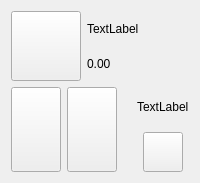
              <widget class="QWidget" name="widget_2" native="true">
               <property name="maximumSize">
                <size>
                 <width>200</width>
                 <height>16777215</height>
                </size>
               </property>
               <layout class="QHBoxLayout" name="horizontalLayout_50">
                <item>
                 <layout class="QVBoxLayout" name="verticalLayout_15">
                  <item>
                   <layout class="QHBoxLayout" name="horizontalLayout_29">
                    <item>
                     <widget class="QPushButton" name="player2_icon">
                      <property name="minimumSize">
                       <size>
                        <width>70</width>
                        <height>70</height>
                       </size>
                      </property>
                      <property name="maximumSize">
                       <size>
                        <width>70</width>
                        <height>70</height>
                       </size>
                      </property>
                      <property name="text">
                       <string/>
                      </property>
                      <property name="iconSize">
                       <size>
                        <width>70</width>
                        <height>70</height>
                       </size>
                      </property>
                     </widget>
                    </item>
                    <item>
                     <layout class="QVBoxLayout" name="verticalLayout_16">
                      <property name="spacing">
                       <number>0</number>
                      </property>
                      <item>
                       <layout class="QHBoxLayout" name="horizontalLayout_30">
                        <item>
                         <widget class="QLabel" name="player2_name">
                          <property name="text">
                           <string>TextLabel</string>
                          </property>
                         </widget>
                        </item>
                        <item>
                         <spacer name="horizontalSpacer_32">
                          <property name="orientation">
                           <enum>Qt::Horizontal</enum>
                          </property>
                          <property name="sizeHint" stdset="0">
                           <size>
                            <width>40</width>
                            <height>20</height>
                           </size>
                          </property>
                         </spacer>
                        </item>
                       </layout>
                      </item>
                      <item>
                       <layout class="QHBoxLayout" name="horizontalLayout_31">
                        <item>
                         <widget class="QLabel" name="player2_money_available">
                          <property name="text">
                           <string>0.00</string>
                          </property>
                         </widget>
                        </item>
                        <item>
                         <spacer name="horizontalSpacer_34">
                          <property name="orientation">
                           <enum>Qt::Horizontal</enum>
                          </property>
                          <property name="sizeHint" stdset="0">
                           <size>
                            <width>40</width>
                            <height>20</height>
                           </size>
                          </property>
                         </spacer>
                        </item>
                       </layout>
                      </item>
                     </layout>
                    </item>
                   </layout>
                  </item>
                  <item>
                   <layout class="QHBoxLayout" name="horizontalLayout_18">
                    <item>
                     <widget class="QPushButton" name="player2_card1">
                      <property name="minimumSize">
                       <size>
                        <width>50</width>
                        <height>85</height>
                       </size>
                      </property>
                      <property name="text">
                       <string/>
                      </property>
                      <property name="iconSize">
                       <size>
                        <width>50</width>
                        <height>85</height>
                       </size>
                      </property>
                     </widget>
                    </item>
                    <item>
                     <widget class="QPushButton" name="player2_card2">
                      <property name="minimumSize">
                       <size>
                        <width>50</width>
                        <height>85</height>
                       </size>
                      </property>
                      <property name="text">
                       <string/>
                      </property>
                      <property name="iconSize">
                       <size>
                        <width>50</width>
                        <height>85</height>
                       </size>
                      </property>
                     </widget>
                    </item>
                    <item>
                     <spacer name="horizontalSpacer_35">
                      <property name="orientation">
                       <enum>Qt::Horizontal</enum>
                      </property>
                      <property name="sizeHint" stdset="0">
                       <size>
                        <width>40</width>
                        <height>20</height>
                       </size>
                      </property>
                     </spacer>
                    </item>
                    <item>
                     <layout class="QVBoxLayout" name="verticalLayout_29">
                      <item>
                       <layout class="QHBoxLayout" name="horizontalLayout_64">
                        <item>
                         <widget class="QLabel" name="player2_action">
                          <property name="text">
                           <string>TextLabel</string>
                          </property>
                         </widget>
                        </item>
                       </layout>
                      </item>
                      <item>
                       <layout class="QHBoxLayout" name="horizontalLayout_65">
                        <item>
                         <widget class="QPushButton" name="player2_dealer">
                          <property name="minimumSize">
                           <size>
                            <width>40</width>
                            <height>40</height>
                           </size>
                          </property>
                          <property name="maximumSize">
                           <size>
                            <width>40</width>
                            <height>40</height>
                           </size>
                          </property>
                          <property name="text">
                           <string/>
                          </property>
                          <property name="iconSize">
                           <size>
                            <width>40</width>
                            <height>40</height>
                           </size>
                          </property>
                         </widget>
                        </item>
                       </layout>
                      </item>
                     </layout>
                    </item>
                   </layout>
                  </item>
                 </layout>
                </item>
               </layout>
              </widget>
